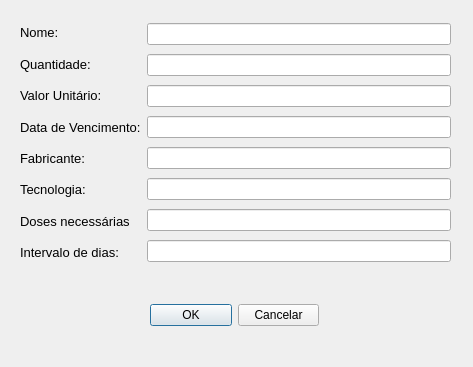
<?xml version="1.0" encoding="UTF-8"?>
<ui version="4.0">
 <class>JanelaCadVacina</class>
 <widget class="QDialog" name="JanelaCadVacina">
  <property name="geometry">
   <rect>
    <x>0</x>
    <y>0</y>
    <width>473</width>
    <height>367</height>
   </rect>
  </property>
  <property name="windowTitle">
   <string>Dialog</string>
  </property>
  <widget class="QWidget" name="horizontalLayoutWidget">
   <property name="geometry">
    <rect>
     <x>20</x>
     <y>20</y>
     <width>431</width>
     <height>245</height>
    </rect>
   </property>
   <layout class="QHBoxLayout" name="horizontalLayout">
    <item>
     <layout class="QVBoxLayout" name="verticalLayout_3">
      <item>
       <widget class="QLabel" name="label">
        <property name="font">
         <font>
          <pointsize>10</pointsize>
         </font>
        </property>
        <property name="text">
         <string>Nome:</string>
        </property>
       </widget>
      </item>
      <item>
       <widget class="QLabel" name="label_2">
        <property name="font">
         <font>
          <pointsize>10</pointsize>
         </font>
        </property>
        <property name="text">
         <string>Quantidade:</string>
        </property>
       </widget>
      </item>
      <item>
       <widget class="QLabel" name="label_3">
        <property name="font">
         <font>
          <pointsize>10</pointsize>
         </font>
        </property>
        <property name="text">
         <string>Valor Unitário:</string>
        </property>
       </widget>
      </item>
      <item>
       <widget class="QLabel" name="label_4">
        <property name="font">
         <font>
          <pointsize>10</pointsize>
         </font>
        </property>
        <property name="text">
         <string>Data de Vencimento:</string>
        </property>
       </widget>
      </item>
      <item>
       <widget class="QLabel" name="label_5">
        <property name="font">
         <font>
          <pointsize>10</pointsize>
         </font>
        </property>
        <property name="text">
         <string>Fabricante:</string>
        </property>
       </widget>
      </item>
      <item>
       <widget class="QLabel" name="label_6">
        <property name="font">
         <font>
          <pointsize>10</pointsize>
         </font>
        </property>
        <property name="text">
         <string>Tecnologia:</string>
        </property>
       </widget>
      </item>
      <item>
       <widget class="QLabel" name="label_7">
        <property name="font">
         <font>
          <pointsize>10</pointsize>
         </font>
        </property>
        <property name="text">
         <string>Doses necessárias</string>
        </property>
       </widget>
      </item>
      <item>
       <widget class="QLabel" name="label_8">
        <property name="font">
         <font>
          <pointsize>10</pointsize>
         </font>
        </property>
        <property name="text">
         <string>Intervalo de dias:</string>
        </property>
       </widget>
      </item>
     </layout>
    </item>
    <item>
     <layout class="QVBoxLayout" name="verticalLayout_4">
      <item>
       <widget class="QLineEdit" name="textBoxNome"/>
      </item>
      <item>
       <widget class="QLineEdit" name="textBoxQuant"/>
      </item>
      <item>
       <widget class="QLineEdit" name="textBovValor"/>
      </item>
      <item>
       <widget class="QLineEdit" name="textBoxVencimento"/>
      </item>
      <item>
       <widget class="QLineEdit" name="textBoxFabricante"/>
      </item>
      <item>
       <widget class="QLineEdit" name="textBoxTecnologia"/>
      </item>
      <item>
       <widget class="QLineEdit" name="textBoxDoses"/>
      </item>
      <item>
       <widget class="QLineEdit" name="textBoxInterv"/>
      </item>
     </layout>
    </item>
   </layout>
  </widget>
  <widget class="QWidget" name="horizontalLayoutWidget_2">
   <property name="geometry">
    <rect>
     <x>150</x>
     <y>290</y>
     <width>169</width>
     <height>51</height>
    </rect>
   </property>
   <layout class="QHBoxLayout" name="horizontalLayout_2">
    <item>
     <widget class="QPushButton" name="pushButton">
      <property name="text">
       <string>OK</string>
      </property>
     </widget>
    </item>
    <item>
     <widget class="QPushButton" name="pushButton_2">
      <property name="text">
       <string>Cancelar</string>
      </property>
     </widget>
    </item>
   </layout>
  </widget>
  <widget class="QWidget" name="horizontalLayoutWidget_3">
   <property name="geometry">
    <rect>
     <x>250</x>
     <y>570</y>
     <width>169</width>
     <height>51</height>
    </rect>
   </property>
   <layout class="QHBoxLayout" name="horizontalLayout_3">
    <item>
     <widget class="QPushButton" name="pushButton_3">
      <property name="text">
       <string>OK</string>
      </property>
     </widget>
    </item>
    <item>
     <widget class="QPushButton" name="pushButton_4">
      <property name="text">
       <string>Cancelar</string>
      </property>
     </widget>
    </item>
   </layout>
  </widget>
 </widget>
 <resources/>
 <connections/>
</ui>
